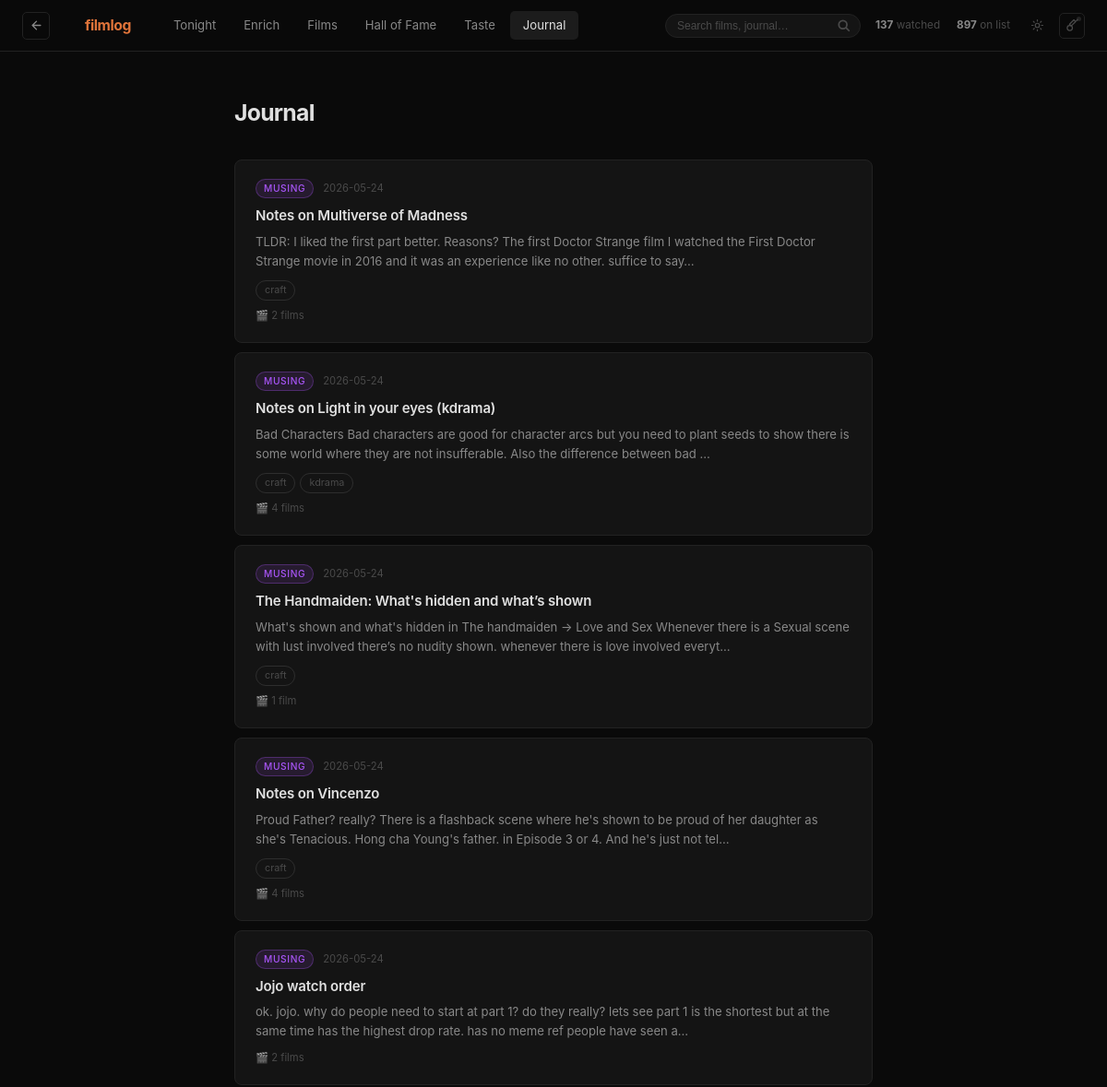
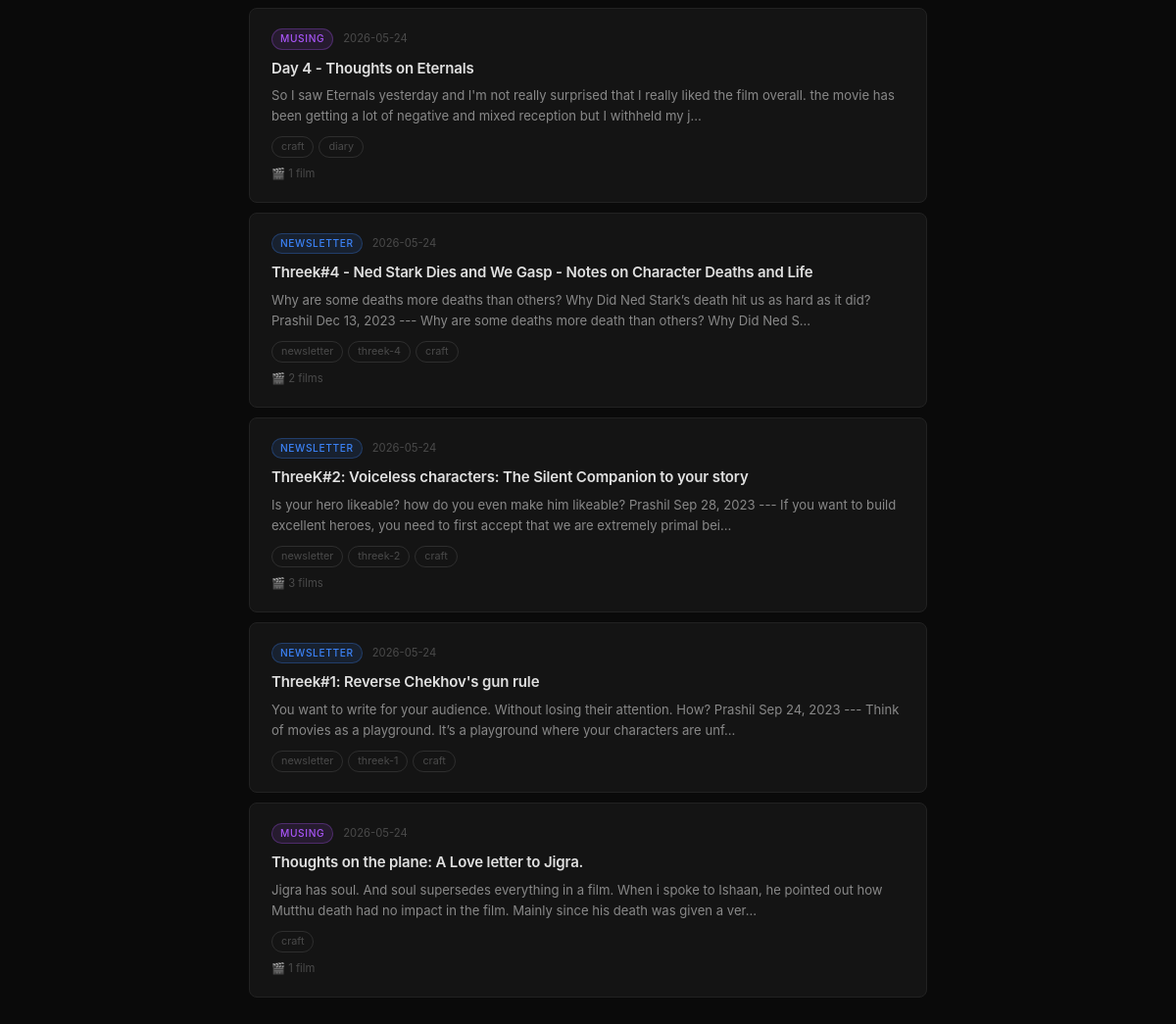
Page /journal on the committed database (2 pictures, top to bottom).
### tables this page shows
CREATE TABLE journals (
    id INTEGER PRIMARY KEY AUTOINCREMENT,
    title TEXT NOT NULL,
    content TEXT NOT NULL,
    type TEXT CHECK(type IN ('musing', 'newsletter', 'note')) DEFAULT 'musing',
    created_at TEXT NOT NULL,
    updated_at TEXT NOT NULL,
    linked_film_ids TEXT,    -- JSON array of tmdb_ids mentioned in the entry
    tags TEXT                -- JSON array of freeform tag strings
, public INTEGER NOT NULL DEFAULT 0);

### app.py (the view)
@app.route("/journal")
def journal():
    from flask import g
    entries = db.get_all_journal_entries(limit=50, public_only=g.get("visitor_mode", False))
    return render_template(
        "journal.html",
        page="journal",
        title="Journal",
        stats=_get_stats(),
        entries=entries,
    )

### app.py (called while the page is built)
def _is_owner() -> bool:
    if session.get("owner") is True:
        return True
    try:
        header_pwd = request.headers.get("X-Owner-Password", "").strip() if request else ""
        correct = os.getenv("FILMLOG_PASSWORD", "8544")
        if header_pwd and header_pwd == correct:
            session["owner"] = True
            return True
    except Exception:
        pass
    return False

@app.before_request
def _set_visitor_flag():
    from flask import g
    g.visitor_mode = not _is_owner()

@app.context_processor
def _inject_auth():
    return {"is_owner": _is_owner()}

def _strip_md(text: str) -> str:
    t = text
    t = re.sub(r"^\*Originally published:.*?\*\n*", "", t)
    t = re.sub(r"^#{1,6}\s+", "", t, flags=re.MULTILINE)
    t = re.sub(r"\*{1,3}(.+?)\*{1,3}", r"\1", t)
    t = re.sub(r"\[([^\]]+)\]\([^\)]+\)", r"\1", t)
    t = re.sub(r"[…\.·]{3,}", "", t)
    t = re.sub(r"\n{2,}", " ", t)
    t = re.sub(r"\s+", " ", t)
    return t.strip()

def _get_stats() -> dict:
    try:
        return db.get_library_stats()
    except Exception:
        return {
            "watched": 0,
            "watchlist": 0,
            "rewatch_candidate": 0,
            "total": 0,
            "taste_model_version": None,
        }

    def __call__(self, environ, start_response):
        path = environ.get("PATH_INFO", "")
        for prefix in ["/app.py", "/app", "/api/index.py", "/api/index"]:
            if path == prefix:
                path = "/"
                break
            elif path.startswith(prefix + "/"):
                path = path[len(prefix):]
                break
        if not path or not path.startswith("/"):
            path = "/" + path
        environ["PATH_INFO"] = path
        environ["SCRIPT_NAME"] = ""
        return self.wsgi_app(environ, start_response)

### filmlog/db.py (called while the page is built, shortened)
def get_connection() -> sqlite3.Connection:
    target_path = DB_PATH
    conn = sqlite3.connect(target_path)
    conn.row_factory = sqlite3.Row
    conn.execute("PRAGMA foreign_keys = ON")
    conn.execute("PRAGMA journal_mode = WAL")  # safe for concurrent reads
    return conn

### templates/journal.html (shortened to what this page needs)
{% extends "base.html" %}
{% block content %}
<div class="journal-layout">
  <div class="journal-header">
    <h1 class="journal-title">Journal</h1>
  </div>
  {% if entries %}
  <div class="journal-list">
    {% for entry in entries %}
    <a href="/journal/{{ entry.id }}" class="journal-card">
      <div class="journal-card-top">
        <span class="journal-type-badge type-{{ entry.type }}">{{ entry.type }}</span>
        <span class="journal-date">{{ entry.created_at[:10] }}</span>
      </div>
      <div class="journal-card-title">{{ entry.title }}</div>
      <div class="journal-card-preview">{{ entry.content | strip_md | truncate(180, true, '…') }}</div>
      {% if entry.tags %}
      <div class="journal-card-tags">
        {% for tag in entry.tags[:4] %}
        <span class="journal-tag">{{ tag }}</span>
        {% endfor %}
      </div>
      {% endif %}
      {% if entry.linked_film_ids %}
      <div class="journal-card-films">
        🎬 {{ entry.linked_film_ids | length }} film{{ 's' if entry.linked_film_ids | length != 1 }}
      </div>
      {% endif %}
    </a>
    {% endfor %}
  </div>
  {% endif %}
</div>
{% endblock %}

### rows in the picture
journals: type "MUSING", created_at "2026-05-24", title "Notes on Multiverse of Madness", content "TLDR: I liked the first part better. Reasons? The first Doctor Strange film I watched the First Doctor Strange movie in 2016 and it was an experience like no other. suffice to say…", 4 "craft", linked_film_ids|length "2", linked_film_ids "s"
journals: type "MUSING", created_at "2026-05-24", title "Notes on Light in your eyes (kdrama)", content "Bad Characters Bad characters are good for character arcs but you need to plant seeds to show there is some world where they are not insufferable. Also the difference between bad …", 4 "craft" "kdrama", linked_film_ids|length "4", linked_film_ids "s"
journals: type "MUSING", created_at "2026-05-24", title "The Handmaiden: What's hidden and what’s shown", content "What's shown and what's hidden in The handmaiden → Love and Sex Whenever there is a Sexual scene with lust involved there’s no nudity shown. whenever there is love involved everyt…", 4 "craft", linked_film_ids|length "1"
journals: type "MUSING", created_at "2026-05-24", title "Notes on Vincenzo", content "Proud Father? really? There is a flashback scene where he's shown to be proud of her daughter as she's Tenacious. Hong cha Young's father. in Episode 3 or 4. And he's just not tel…", 4 "craft", linked_film_ids|length "4", linked_film_ids "s"
journals: type "MUSING", created_at "2026-05-24", title "Jojo watch order", content "ok. jojo. why do people need to start at part 1? do they really? lets see part 1 is the shortest but at the same time has the highest drop rate. has no meme ref people have seen a…", linked_film_ids|length "2", linked_film_ids "s"
journals: type "MUSING", created_at "2026-05-24", title "Day 4 - Thoughts on Eternals", content "So I saw Eternals yesterday and I'm not really surprised that I really liked the film overall. the movie has been getting a lot of negative and mixed reception but I withheld my j…", 4 "craft" "diary", linked_film_ids|length "1"
journals: type "NEWSLETTER", created_at "2026-05-24", title "Threek#4 - Ned Stark Dies and We Gasp - Notes on Character Deaths and Life", content "Why are some deaths more deaths than others? Why Did Ned Stark’s death hit us as hard as it did? Prashil Dec 13, 2023 --- Why are some deaths more death than others? Why Did Ned S…", 4 "newsletter" "threek-4" "craft", linked_film_ids|length "2", linked_film_ids "s"
journals: type "NEWSLETTER", created_at "2026-05-24", title "ThreeK#2: Voiceless characters: The Silent Companion to your story", content "Is your hero likeable? how do you even make him likeable? Prashil Sep 28, 2023 --- If you want to build excellent heroes, you need to first accept that we are extremely primal bei…", 4 "newsletter" "threek-2" "craft", linked_film_ids|length "3", linked_film_ids "s"
journals: type "NEWSLETTER", created_at "2026-05-24", title "Threek#1: Reverse Chekhov's gun rule", content "You want to write for your audience. Without losing their attention. How? Prashil Sep 24, 2023 --- Think of movies as a playground. It’s a playground where your characters are unf…", 4 "newsletter" "threek-1" "craft"
journals: type "MUSING", created_at "2026-05-24", title "Thoughts on the plane: A Love letter to Jigra.", content "Jigra has soul. And soul supersedes everything in a film. When i spoke to Ishaan, he pointed out how Mutthu death had no impact in the film. Mainly since his death was given a ver…", 4 "craft", linked_film_ids|length "1"

### other values in the picture
{{ stats.watched }} "137"
{{ stats.watchlist }} "897"
